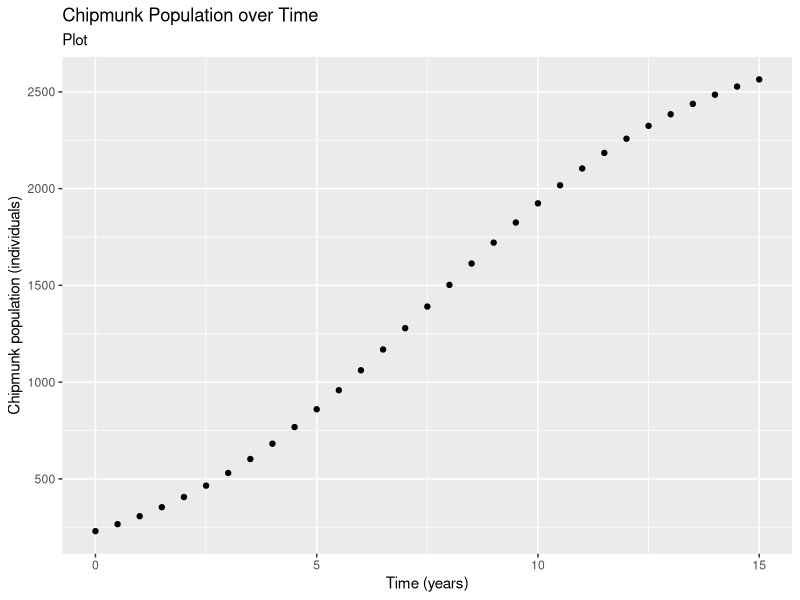

This figure's R source:
## ---- chunk 1
knitr::opts_chunk$set(echo = TRUE)

library(tidyverse)
## ---- chunk 2
# Examples of logarithms

log(4)

# Examples of exponents

exp(5)
log(exp(5))
## ---- chunk 3
# A sequence from 1 to 20, by 1

ex_1 <- seq(from = 1, to = 20, by = 1)

# Vector from 0 to 40 by increments of 0.2

ex_2 <- seq(from = 0, to = 40, by = 0.2)

# Vector from 1 to 5000 by increments of 10

ex_3 <- seq(from = 1, to = 5000, by = 10)

## ---- chunk 4
pop_logistic <- function(capacity, init_pop, rate, time_yr) {
  
  capacity / ( 1+ ((capacity - init_pop)/init_pop) *exp(-rate * time_yr))
  
}

pop_logistic(capacity = 2580, init_pop = 230, rate = 0.32, time_yr = 2.4)
## ---- chunk 5
# Create a vector of times from 0 to 20 by increments of 0.5

time_vec <- seq(from = 0, to = 15, by = 0.5)
  
  
## ---- chunk 6
chipmunk_pop <- pop_logistic(capacity= 2800, time_yr = time_vec, init_pop = 230, rate = 0.32)
## ---- chunk 7

chipmunk_df <- data.frame(time_vec, chipmunk_pop)


## ---- chunk 8

ggplot(data = chipmunk_df, aes(x = time_vec, y = chipmunk_pop)) + 
  geom_point() +
  labs(x= "Time (years)",
       y = "Chipmunk population (individuals)",
       title = "Chipmunk Population over Time",
       subtitle = "Plot")

